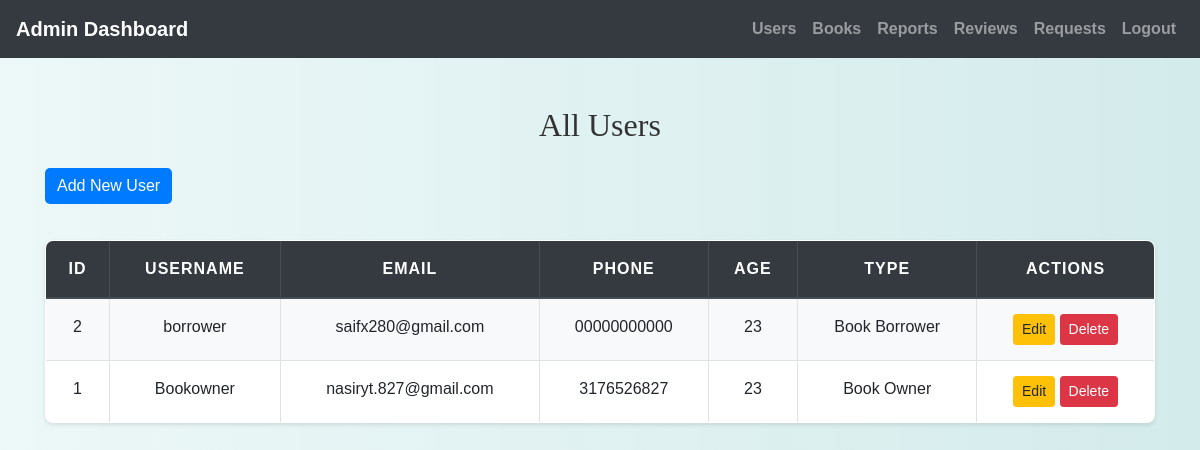
Page /admin/view_users.php (signed in) on the committed database.
### tables this page shows
CREATE TABLE `users` (
  `id` int(11) NOT NULL,
  `username` varchar(50) NOT NULL,
  `password` varchar(255) NOT NULL,
  `email` varchar(100) NOT NULL,
  `phone` varchar(20) NOT NULL,
  `age` int(11) DEFAULT NULL,
  `bio` text DEFAULT NULL,
  `user_type` varchar(50) DEFAULT NULL,
  `profile_picture` varchar(255) DEFAULT NULL
);

### admin/view_users.php (the view, shortened to what this page needs)
<?php
include('config.php');
$result = mysqli_query($conn, "SELECT * FROM users ORDER BY id DESC");
?>
<!DOCTYPE html>
<html>
<head>
    <link rel="stylesheet" href="https://maxcdn.bootstrapcdn.com/bootstrap/4.5.2/css/bootstrap.min.css">
    <link rel="stylesheet" href="../css/style.css">
</head>
<body>
<?php include('admin_navbar.php'); ?>
<div class="container mt-5">
    <h2 class="mb-4">All Users</h2>
    <a href="add_user.php" class="btn btn-primary mb-3">Add New User</a>
    <table class="table table-bordered table-striped">
        <thead class="thead-dark">
            <tr>
                <th>ID</th><th>Username</th><th>Email</th><th>Phone</th><th>Age</th><th>Type</th><th>Actions</th>
            </tr>
        </thead>
        <tbody>
        <?php while($row = mysqli_fetch_assoc($result)): ?>
            <tr>
                <td><?= $row['id'] ?></td>
                <td><?= htmlspecialchars($row['username']) ?></td>
                <td><?= htmlspecialchars($row['email']) ?></td>
                <td><?= htmlspecialchars($row['phone']) ?></td>
                <td><?= htmlspecialchars($row['age']) ?></td>
                <td><?= htmlspecialchars($row['user_type']) ?></td>
                <td>
                    <a href="edit_user.php?id=<?= $row['id'] ?>" class="btn btn-sm btn-warning">Edit</a>
                    <a href="?delete=<?= $row['id'] ?>" onclick="return confirm('Delete user?')" class="btn btn-sm btn-danger">Delete</a>
                </td>
            </tr>
        <?php endwhile; ?>
        </tbody>
    </table>
</div>
</body>
</html>

### css/style.css (style rules this page uses)
body { background: linear-gradient(90deg, rgba(233, 246, 246, 0.831), rgba(207, 233, 233, 0.9)); font-family: 'Arial', sans-serif; color: #333; line-height: 1.6; }
h1, h2, h3, h4 { text-align: center; margin-top: 30px; margin-bottom: 30px; font-family: 'Georgia', serif; }
.container { margin-bottom: 40px; }
.table { width: 100%; border-collapse: collapse; margin-top: 20px; font-size: 16px; background-color: #ffffff; border-radius: 8px; overflow: hidden; box-shadow: 0 2px 4px rgba(0, 0, 0, 0.1); }
.table th, .table td { padding: 15px; border: 1px solid #dee2e6; text-align: center; }
.table thead th { background-color: #004d4d; color: white; font-weight: bold; text-transform: uppercase; letter-spacing: 1px; }
.table tbody tr:nth-child(odd) { background-color: #f8f9fa; }
.btn-primary { color: #fff; border: none; border-radius: 5px; cursor: pointer; transition: background-color 0.3s ease; }
a { color: #006666; text-decoration: none; font-weight: bold; }

### rows in the picture
users: id "2", username "borrower", email "saifx280@gmail.com", phone "00000000000", age "23", user_type "Book Borrower"
users: id "1", username "Bookowner", email "nasiryt.827@gmail.com", phone "3176526827", age "23", user_type "Book Owner"
